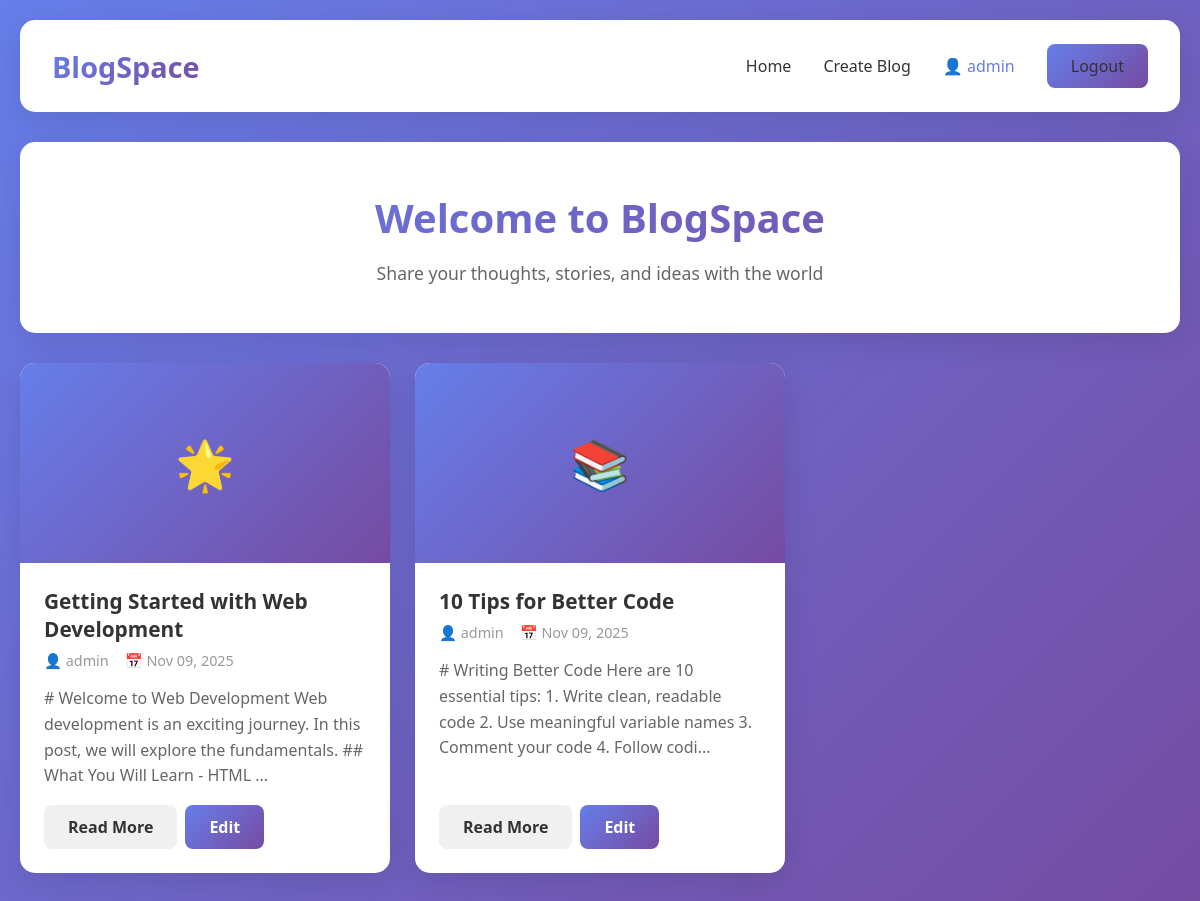
The app's page /index.php (signed in) with its own data.
### tables this page shows
CREATE TABLE IF NOT EXISTS blogPost (
    id INT AUTO_INCREMENT PRIMARY KEY,
    user_id INT NOT NULL,
    title VARCHAR(255) NOT NULL,
    content TEXT NOT NULL,
    created_at TIMESTAMP DEFAULT CURRENT_TIMESTAMP,
    updated_at TIMESTAMP DEFAULT CURRENT_TIMESTAMP ON UPDATE CURRENT_TIMESTAMP,
    FOREIGN KEY (user_id) REFERENCES user(id) ON DELETE CASCADE
);

CREATE TABLE IF NOT EXISTS user (
    id INT AUTO_INCREMENT PRIMARY KEY,
    username VARCHAR(50) UNIQUE NOT NULL,
    email VARCHAR(100) UNIQUE NOT NULL,
    password VARCHAR(255) NOT NULL,
    role VARCHAR(20) DEFAULT 'user',
    created_at TIMESTAMP DEFAULT CURRENT_TIMESTAMP
);

### index.php (the view, shortened to what this page needs)
<?php
include 'includes/header.php';
$conn = getDBConnection();
$sql = "SELECT bp.*, u.username FROM blogPost bp
        JOIN user u ON bp.user_id = u.id
        ORDER BY bp.created_at DESC";
$result = $conn->query($sql);
?>
<div class="header-section">
    <h1>Welcome to BlogSpace</h1>
    <p>Share your thoughts, stories, and ideas with the world</p>
</div>
<?php if ($result->num_rows > 0): ?>
    <div class="blog-grid">
        <?php while($row = $result->fetch_assoc()): ?>
            <?php
            $excerpt = substr(strip_tags($row['content']), 0, 150) . '...';
            $date = date('M d, Y', strtotime($row['created_at']));
            $emojis = ['📝', '💡', '🚀', '✨', '📚', '🎯', '💻', '🌟'];
            $random_emoji = $emojis[array_rand($emojis)];
            ?>
            <div class="blog-card">
                <div class="blog-card-image"><?php echo $random_emoji; ?></div>
                <div class="blog-card-content">
                    <h3><?php echo htmlspecialchars($row['title']); ?></h3>
                    <div class="blog-meta">
                        <span>👤 <?php echo htmlspecialchars($row['username']); ?></span>
                        <span>📅 <?php echo $date; ?></span>
                    </div>
                    <p class="blog-excerpt"><?php echo htmlspecialchars($excerpt); ?></p>
                    <div class="blog-card-actions">
                        <a href="blog/view.php?id=<?php echo $row['id']; ?>" class="btn btn-secondary">Read More</a>
                        <?php if (isset($_SESSION['user_id']) && $_SESSION['user_id'] == $row['user_id']): ?>
                            <a href="blog/edit.php?id=<?php echo $row['id']; ?>" class="btn btn-primary">Edit</a>
                        <?php endif; ?>
                    </div>
                </div>
            </div>
        <?php endwhile; ?>
    </div>
<?php endif; ?>
<?php
include 'includes/footer.php';
?>

### assets/css/style.css (style rules this page uses)
* { margin: 0; padding: 0; box-sizing: border-box; }
body { font-family: 'Segoe UI', Tahoma, Geneva, Verdana, sans-serif; background: linear-gradient(135deg, #667eea 0%, #764ba2 100%); min-height: 100vh; padding: 20px; }
.btn { padding: 0.7rem 1.5rem; border: none; border-radius: 8px; cursor: pointer; font-weight: 600; transition: all 0.3s; text-decoration: none; display: inline-block; font-size: 1rem; }
.btn-primary { background: linear-gradient(135deg, #667eea 0%, #764ba2 100%); color: white; }
.btn-secondary { background: #f0f0f0; color: #333; }
.header-section { background: white; padding: 3rem; border-radius: 15px; text-align: center; margin-bottom: 30px; box-shadow: 0 8px 32px rgba(0,0,0,0.1); }
.header-section h1 { font-size: 2.5rem; margin-bottom: 1rem; background: linear-gradient(135deg, #667eea 0%, #764ba2 100%); -webkit-background-clip: text; -webkit-text-fill-color: transparent; }
.header-section p { color: #666; font-size: 1.1rem; }
.blog-grid { display: grid; grid-template-columns: repeat(auto-fill, minmax(350px, 1fr)); gap: 25px; margin-bottom: 30px; }
.blog-card { background: white; border-radius: 15px; overflow: hidden; box-shadow: 0 8px 32px rgba(0,0,0,0.1); transition: transform 0.3s, box-shadow 0.3s; display: flex; flex-direction: column; }
.blog-card-image { height: 200px; background: linear-gradient(135deg, #667eea 0%, #764ba2 100%); display: flex; align-items: center; justify-content: center; color: white; font-size: 3rem; }
.blog-card-content { padding: 1.5rem; flex: 1; display: flex; flex-direction: column; }
.blog-card h3 { font-size: 1.3rem; margin-bottom: 0.5rem; color: #333; }
.blog-meta { display: flex; gap: 1rem; color: #999; font-size: 0.9rem; margin-bottom: 1rem; flex-wrap: wrap; }
.blog-excerpt { color: #666; line-height: 1.6; margin-bottom: 1rem; flex: 1; }
.blog-card-actions { display: flex; gap: 0.5rem; margin-top: auto; }

### records on screen
blogpost: title "Getting Started with Web Development", user.username "admin", created_at "Nov 09, 2025", content "# Welcome to Web Development Web development is an exciting journey. In this post, we will explore the fundamentals. ## What You Will Learn - HTML ..."
blogpost: title "10 Tips for Better Code", user.username "admin", created_at "Nov 09, 2025", content "# Writing Better Code Here are 10 essential tips: 1. Write clean, readable code 2. Use meaningful variable names 3. Comment your code 4. Follow codi..."

### other values on screen
$_SESSION['username'] "admin"
